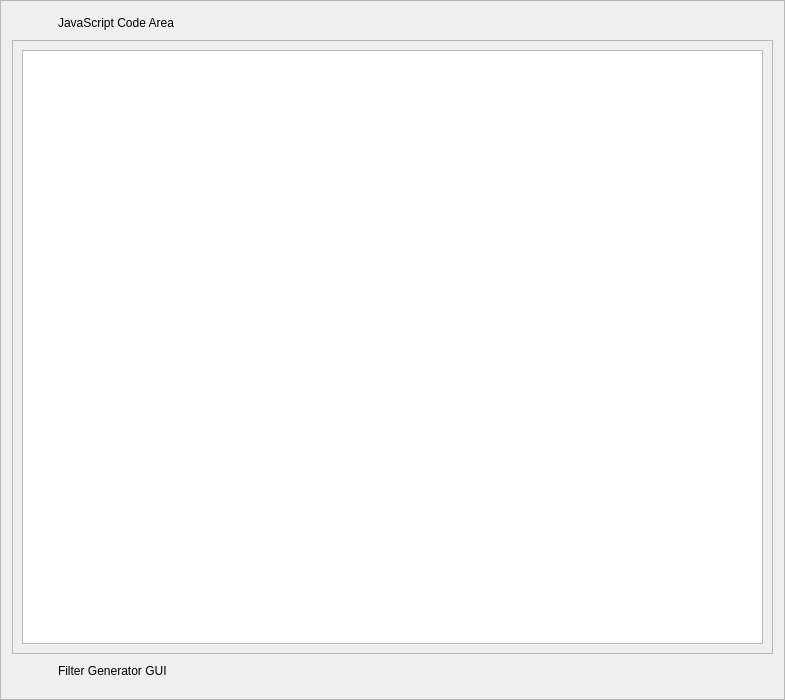
<?xml version="1.0" encoding="UTF-8"?>
<ui version="4.0">
 <class>FilterCreatorTab</class>
 <customwidgets>
  <customwidget>
   <class>PrimitiveButton</class>
   <extends>QPushButton</extends>
   <header>additionalgui.h</header>
  </customwidget>
  <customwidget>
   <class>FilterGeneratorGUI</class>
   <extends>QFrame</extends>
   <header>xmlgeneratorgui.h</header>
   <container>1</container>
  </customwidget>
  <customwidget>
   <class>MLScriptEditor</class>
   <extends>QPlainTextEdit</extends>
   <header>additionalgui.h</header>
  </customwidget>
 </customwidgets>
 <widget class="QFrame" name="FilterCreatorTab">
  <property name="geometry">
   <rect>
    <x>0</x>
    <y>0</y>
    <width>785</width>
    <height>700</height>
   </rect>
  </property>
  <property name="windowTitle">
   <string>Frame</string>
  </property>
  <property name="frameShape">
   <enum>QFrame::StyledPanel</enum>
  </property>
  <property name="frameShadow">
   <enum>QFrame::Raised</enum>
  </property>
  <layout class="QGridLayout" name="mainlayout">
   <item row="0" column="0">
    <widget class="PrimitiveButton" name="jsbut">
     <property name="sizePolicy">
      <sizepolicy hsizetype="Fixed" vsizetype="Fixed">
       <horstretch>0</horstretch>
       <verstretch>0</verstretch>
      </sizepolicy>
     </property>
     <property name="text">
      <string/>
     </property>
     <property name="flat">
      <bool>true</bool>
     </property>
    </widget>
   </item>
   <item row="0" column="1">
    <widget class="QLabel" name="label">
     <property name="frameShape">
      <enum>QFrame::NoFrame</enum>
     </property>
     <property name="frameShadow">
      <enum>QFrame::Plain</enum>
     </property>
     <property name="text">
      <string>JavaScript Code Area</string>
     </property>
    </widget>
   </item>
   <item row="1" column="0" colspan="2">
    <widget class="QFrame" name="jsframe">
     <property name="sizePolicy">
      <sizepolicy hsizetype="Preferred" vsizetype="Expanding">
       <horstretch>0</horstretch>
       <verstretch>0</verstretch>
      </sizepolicy>
     </property>
     <property name="frameShape">
      <enum>QFrame::StyledPanel</enum>
     </property>
     <property name="frameShadow">
      <enum>QFrame::Raised</enum>
     </property>
     <layout class="QGridLayout" name="gridLayout">
      <item row="0" column="0">
       <widget class="MLScriptEditor" name="jscode"/>
      </item>
     </layout>
    </widget>
   </item>
   <item row="2" column="0">
    <widget class="PrimitiveButton" name="guibut">
     <property name="sizePolicy">
      <sizepolicy hsizetype="Fixed" vsizetype="Fixed">
       <horstretch>0</horstretch>
       <verstretch>0</verstretch>
      </sizepolicy>
     </property>
     <property name="text">
      <string/>
     </property>
     <property name="flat">
      <bool>true</bool>
     </property>
    </widget>
   </item>
   <item row="2" column="1">
    <widget class="QLabel" name="label_2">
     <property name="frameShape">
      <enum>QFrame::NoFrame</enum>
     </property>
     <property name="frameShadow">
      <enum>QFrame::Plain</enum>
     </property>
     <property name="text">
      <string>Filter Generator GUI</string>
     </property>
    </widget>
   </item>
   <item row="3" column="0" colspan="2">
    <widget class="FilterGeneratorGUI" name="guiframe">
     <property name="frameShape">
      <enum>QFrame::StyledPanel</enum>
     </property>
     <property name="frameShadow">
      <enum>QFrame::Raised</enum>
     </property>
    </widget>
   </item>
  </layout>
 </widget>

 <resources/>
 <connections/>
</ui>
